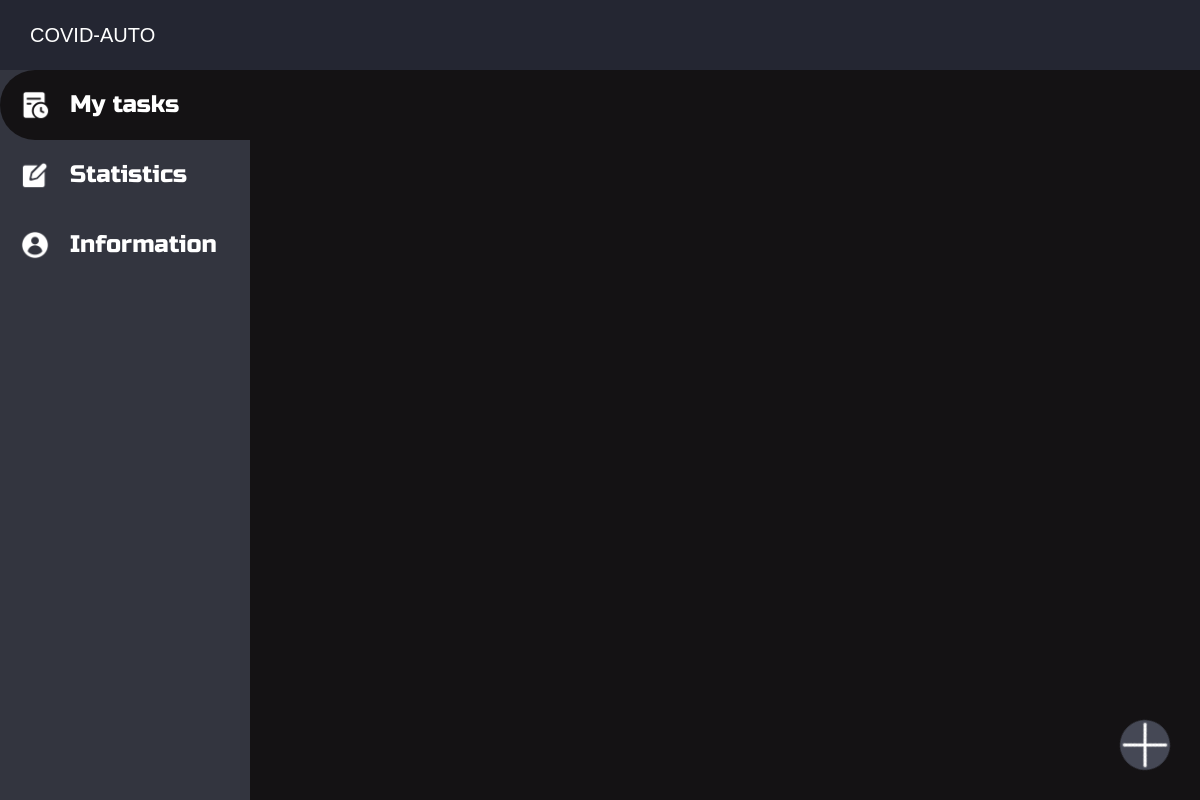
Page /task/ (signed in) on the earlier database version.
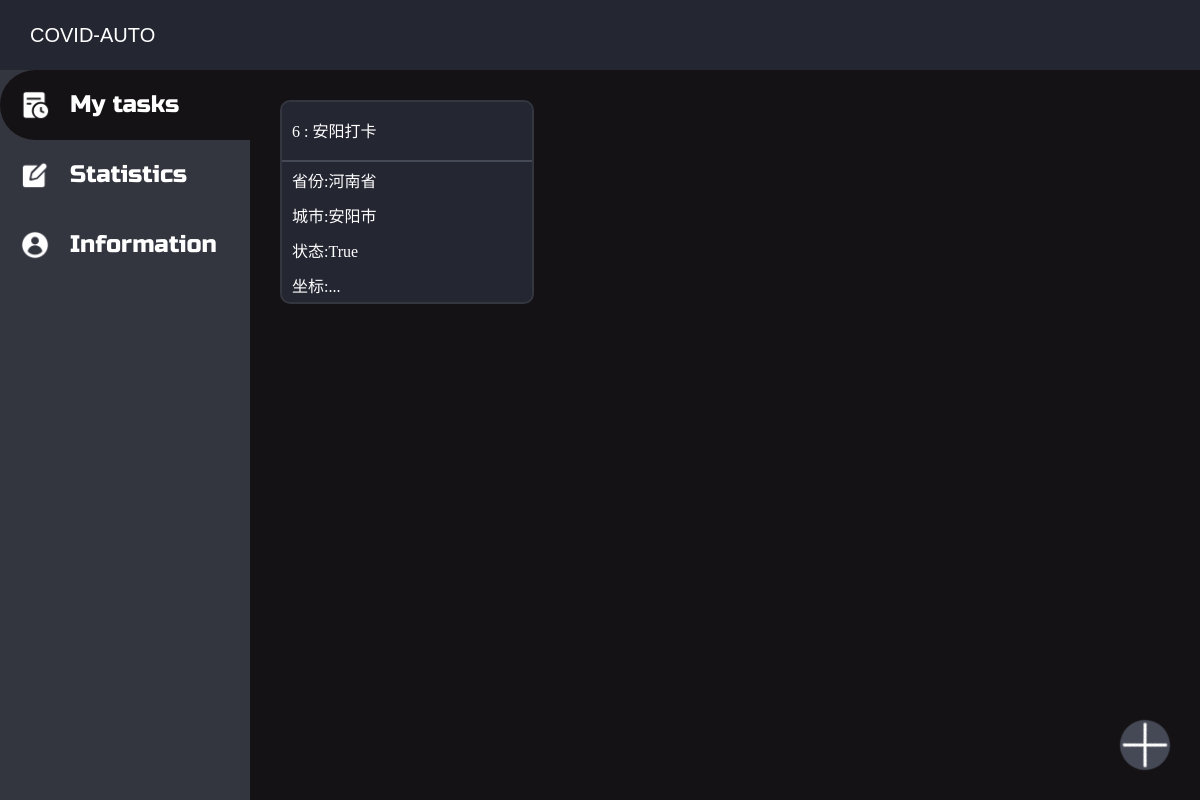
Same page on the later database version.
### task/models.py (models this page shows)
class Task(models.Model):
    task_owner = models.ForeignKey(User, on_delete = models.DO_NOTHING) # 设置task使用者
    on_or_off = models.BooleanField(default = False) # 是否启用
    task_title = models.CharField(max_length = 50) # 任务名称
    task_province = models.CharField(max_length = 20) # 省份
    task_city = models.CharField(max_length = 30) # 城市
    task_coordinate = models.CharField(max_length = 50, default = '') # 坐标

### task/views.py (the view)
# urls.py: path('', views.control_tasks, name = 'control_tasks'),
def control_tasks(request):
    if request.user.username != '': # 如果登录成功
        context = {}
        context['tasks'] = Task.objects.filter(task_owner = request.user)
        return render(request, 'task.html', context)
    else: # 如果未登录，则跳转登录界面
        return redirect('/login_page/')

### task/templates/task.html (shortened to what this page needs)
{% extends 'task_base.html' %}
{% block li_tasks %}<li class="icon-tasks li-active">My tasks</li>{% endblock %}
{% block task_content %}
    {% for task in tasks %}
        <div class="items" onclick="popWindow(this)">
            <div class="item-title"><span>{{ task.id }}</span> : {{ task.task_title }}</div>
            <div class="item-content">
                <div class="location-province">省份:{{ task.task_province }}</div>
                <div class="location-city">城市:{{ task.task_city }}</div>
                <div class="on-off">状态:{{ task.on_or_off }}</div>
                <div class="coordinate">坐标:{{ task.task_coordinate|truncatechars:7 }}...</div>
            </div>
        </div>
    {% endfor %}
{% endblock %}
{% block body_extension %}
<div class="create-task-btn" title="创建新task" onclick="createWindow()"></div>
{% endblock %}

Differences in the rows shown:
added Task: id "6", task_title "安阳打卡", task_province "河南省", task_city "安阳市", on_or_off "True"
